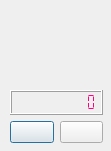
<?xml version="1.0" encoding="UTF-8"?>
<ui version="4.0">
 <class>Dialog</class>
 <widget class="QDialog" name="Dialog">
  <property name="geometry">
   <rect>
    <x>0</x>
    <y>0</y>
    <width>111</width>
    <height>151</height>
   </rect>
  </property>
  <property name="windowTitle">
   <string>Dialog</string>
  </property>
  <property name="styleSheet">
   <string notr="true">
</string>
  </property>
  <widget class="QWidget" name="">
   <property name="geometry">
    <rect>
     <x>10</x>
     <y>90</y>
     <width>93</width>
     <height>53</height>
    </rect>
   </property>
   <layout class="QVBoxLayout" name="verticalLayout">
    <item>
     <widget class="QLCDNumber" name="lcdNumber">
      <property name="styleSheet">
       <string notr="true">color: rgb(255, 0, 127);</string>
      </property>
      <property name="smallDecimalPoint">
       <bool>true</bool>
      </property>
      <property name="digitCount">
       <number>9</number>
      </property>
      <property name="segmentStyle">
       <enum>QLCDNumber::Flat</enum>
      </property>
      <property name="value" stdset="0">
       <double>0.000000000000000</double>
      </property>
     </widget>
    </item>
    <item>
     <layout class="QHBoxLayout" name="horizontalLayout">
      <item>
       <widget class="QPushButton" name="pushButton">
        <property name="text">
         <string/>
        </property>
       </widget>
      </item>
      <item>
       <widget class="QPushButton" name="pushButton_2">
        <property name="text">
         <string/>
        </property>
       </widget>
      </item>
     </layout>
    </item>
   </layout>
  </widget>
 </widget>
 <resources/>
 <connections/>
</ui>
